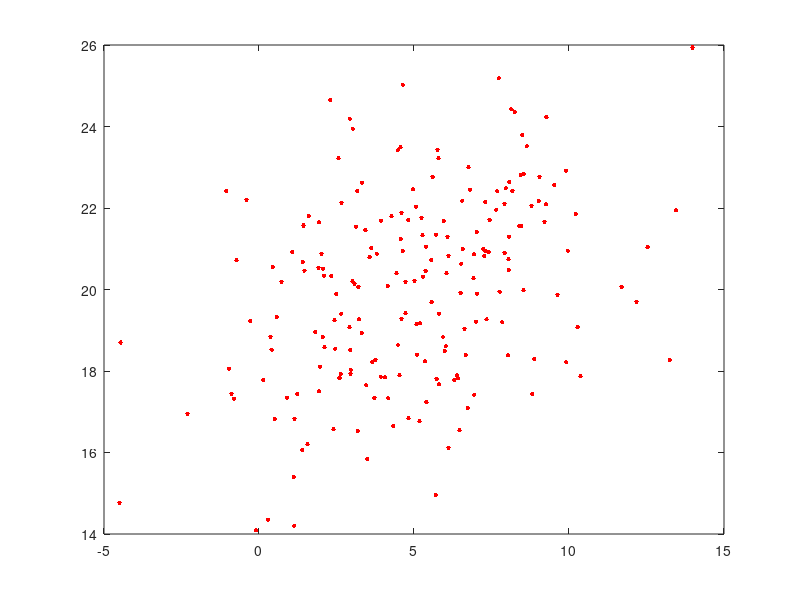
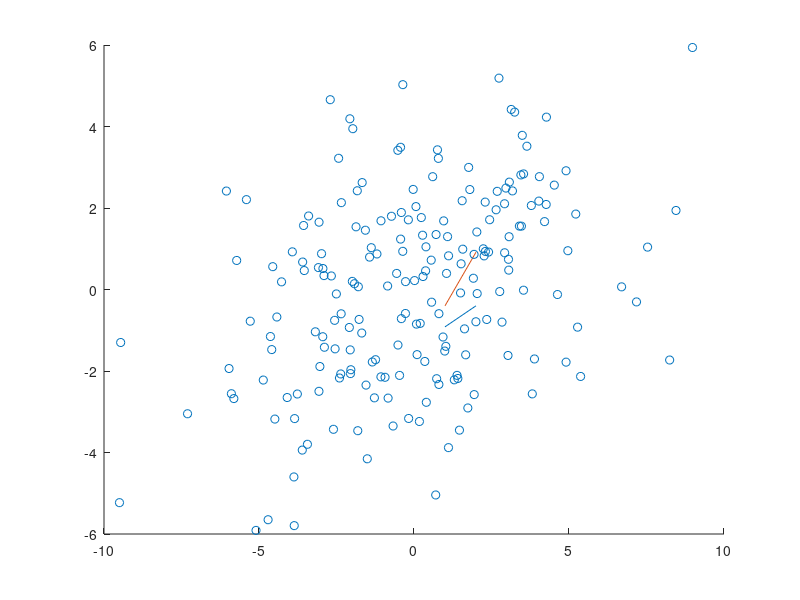
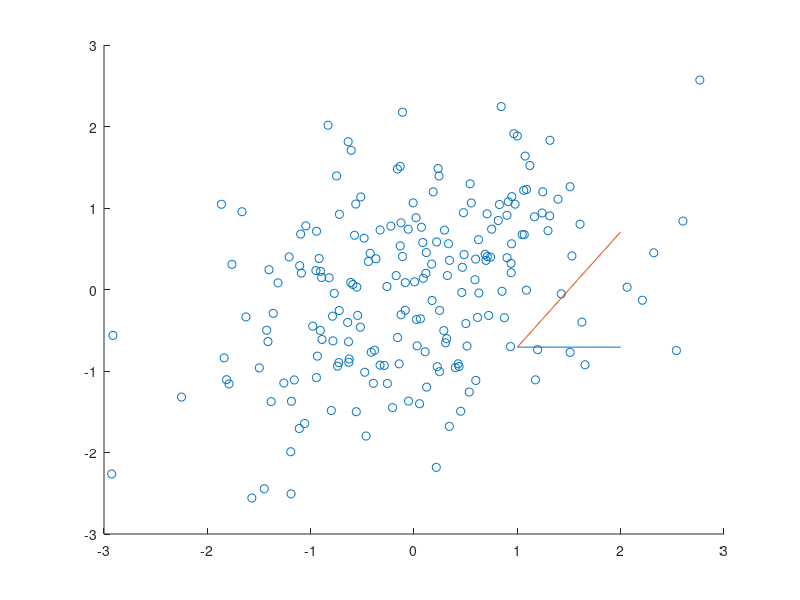
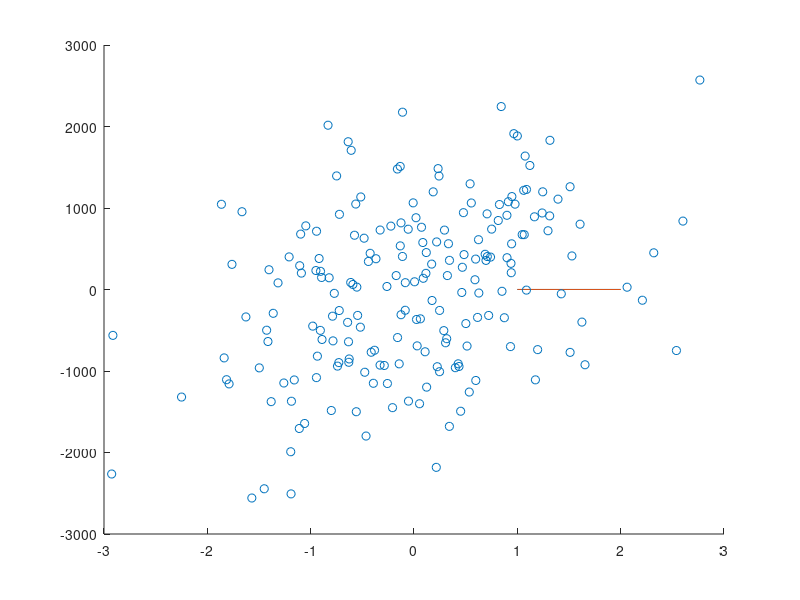

Recreate these plots in MATLAB, in order.
clc, clear;
close all;

%% Playing with PCA
% a
mu = [5, 20];
sigma = [10, 2; 2, 5];
data = mvnrnd(mu, sigma, 200);

[COEFF_A, SCORE, latent, tsquare] = princomp(data);

plot(data(:, 1), data(:, 2), 'r.', 'MarkerSize', 10);

% b 
% substract the mean from all the data points 
sub_result = bsxfun(@minus, data, mu);
% compute PCA
[COEFF_B, SCORE, latent, tsquare] = princomp(sub_result);

figure;
hold on;
plot(COEFF_B);
scatter(sub_result(:, 1), sub_result(:,2) );
hold off;

% c
data_C(:, 1) = sub_result(:, 1) ./ std(data(:, 1));
data_C(:, 2) = sub_result(:, 2) ./ std(data(:, 2));
% compute PCA
[COEFF_C, SCORE_C, latent_C, tsquare_C] = princomp(data_C);

figure;
hold on;
plot(COEFF_C);
scatter(data_C(:, 1), data_C(:,2) );
hold off;

% d
data_D(:, 2) = data_C(:, 2) * 1000;
data_D(:, 1) = data_C(:, 1);
% Compute PCA
[COEFF_D, SCORE_D,latent_D, tsquare_D] = princomp(data_D); 

figure;
hold on;
plot(COEFF_D);
scatter(data_D(:, 1), data_D(:, 2));
hold off;